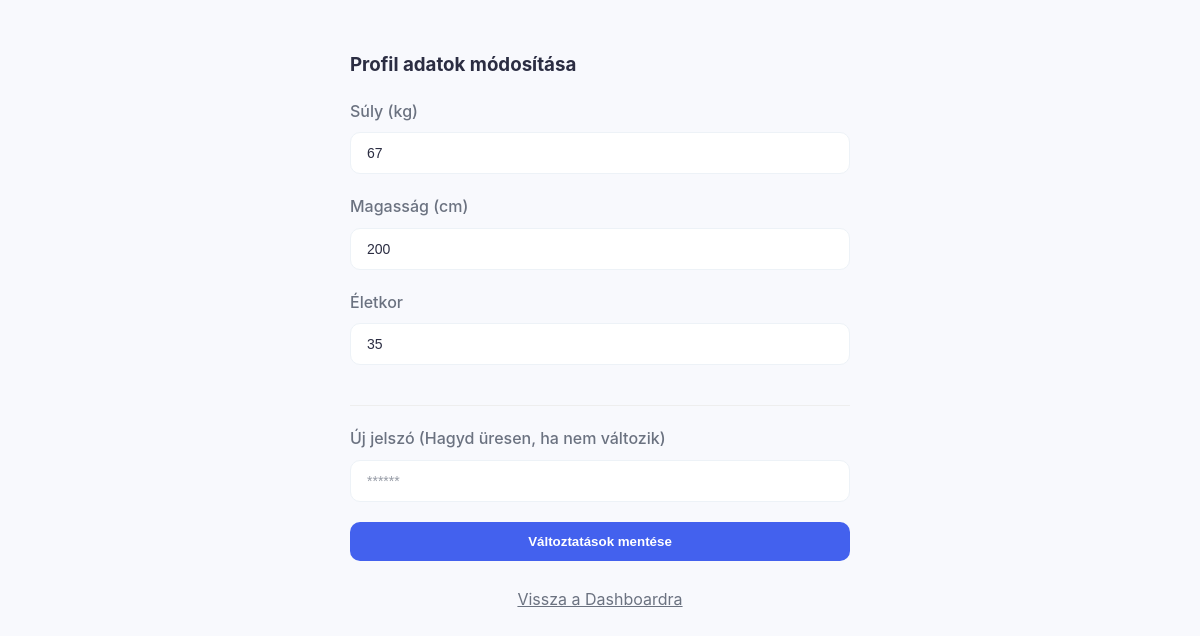
The page /profile.php (signed in) on the database its author committed.
### tables this page shows
CREATE TABLE `users` (
  `id` int(11) NOT NULL,
  `name` varchar(255) NOT NULL,
  `email` varchar(255) NOT NULL,
  `password` varchar(255) NOT NULL,
  `premium` tinyint(1) NOT NULL,
  `height` int(11) DEFAULT NULL,
  `weight` int(11) DEFAULT NULL,
  `age` int(11) DEFAULT NULL,
  `gender` enum('male','female') DEFAULT NULL
);

### profile.php (the view, shortened to what this page needs)
<?php
require 'database_connect.php';
$user_id = $_SESSION['user_id'];
$u = mysqli_fetch_assoc(mysqli_query($conn, "SELECT * FROM users WHERE id=$user_id"));
?>
<!DOCTYPE html>
<html lang="hu">
<head>
    <link rel="stylesheet" href="style.css">
</head>
<body>
    <div class="card" style="max-width: 500px; margin: 50px auto;">
        <h3>Profil adatok módosítása</h3>
        <form method="POST">
            <div class="form-row">
                <div class="form-group">
                    <label>Súly (kg)</label>
                    <input type="number" name="weight" value="<?php echo $u['weight']; ?>" required>
                </div>
                <div class="form-group">
                    <label>Magasság (cm)</label>
                    <input type="number" name="height" value="<?php echo $u['height']; ?>" required>
                </div>
            </div>
            <div class="form-group">
                <label>Életkor</label>
                <input type="number" name="age" value="<?php echo $u['age']; ?>" required>
            </div>
            <hr style="margin: 20px 0; border: 0; border-top: 1px solid #eee;">
            <div class="form-group">
                <label>Új jelszó (Hagyd üresen, ha nem változik)</label>
                <input type="password" name="new_password" placeholder="******">
            </div>
            <button type="submit" name="update_profile" class="btn-primary">Változtatások mentése</button>
        </form>
        <br>
        <a href="dashboard.php" style="display:block; text-align:center; color: var(--text-muted);">Vissza a Dashboardra</a>
    </div>
</body>
</html>

### style.css (style rules this page uses)
:root { --bg-color: #f8f9fd; --card-bg: #ffffff; --text-main: #2b2d42; --text-muted: #6b7280; --border-color: #edf2f7; --primary: #4361ee; --primary-hover: #3751d4; --success: #22c55e; --danger: #ef4444; --shadow: 0 10px 25px rgba(0, 0, 0, 0.05); --input-bg: #ffffff; }
* { box-sizing: border-box; transition: background-color 0.3s ease, color 0.3s ease, border-color 0.3s ease; }
body { font-family: 'Inter', -apple-system, sans-serif; background-color: var(--bg-color) !important; color: var(--text-main) !important; margin: 0; line-height: 1.6; }
h1, h2, h3 { color: var(--text-main); margin-top: 0; }
label { display: block; margin-bottom: 8px; font-weight: 500; color: var(--text-muted); }
input[type="text"], input[type="number"], input[type="email"], input[type="password"], select, textarea { width: 100%; padding: 12px 16px; margin-bottom: 20px; border: 1px solid var(--border-color); border-radius: 10px; background-color: var(--input-bg) !important; color: var(--text-main) !important; font-size: 14px; outline: none; }
.btn-primary { background-color: var(--primary); color: white !important; padding: 12px 24px; border: none; border-radius: 10px; font-weight: 600; cursor: pointer; width: 100%; transition: background 0.2s; }
::placeholder { color: var(--text-muted); opacity: 0.7; }

### rows shown on the page
users: weight "67", height "200", age "35"
